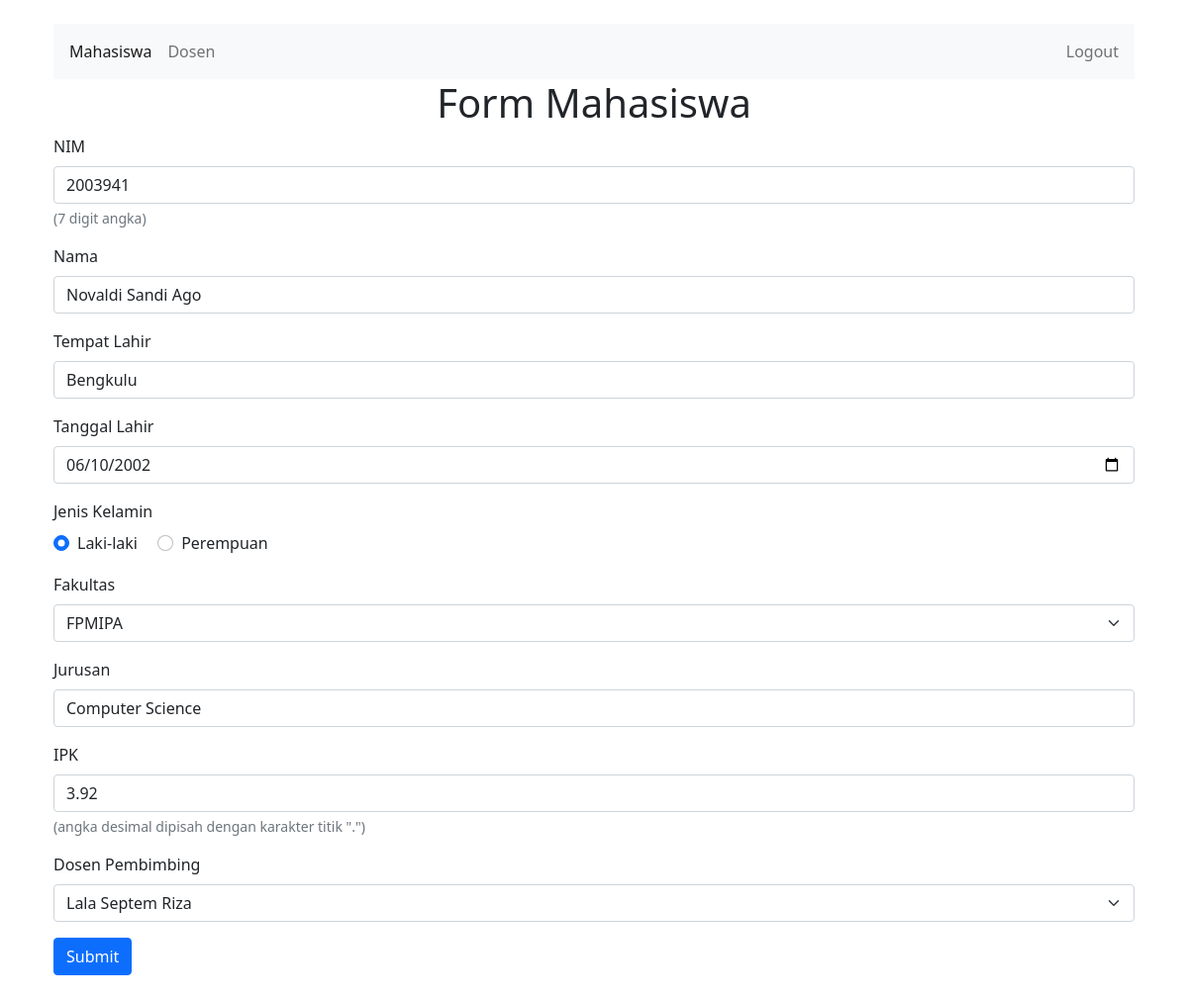
Page /createUpdateMahasiswa.php?id=1 (signed in) on the committed database.
### tables this page shows
CREATE TABLE `mahasiswa` (
  `id` int(11) NOT NULL,
  `nim` char(7) NOT NULL,
  `nama` varchar(100) NOT NULL,
  `tempat_lahir` varchar(50) NOT NULL,
  `tanggal_lahir` date NOT NULL,
  `jenis_kelamin` varchar(50) NOT NULL,
  `ipk` decimal(3,2) NOT NULL,
  `fakultas` varchar(50) NOT NULL,
  `jurusan` varchar(50) NOT NULL,
  `dosen_id` int(11) NOT NULL
);

CREATE TABLE `dosen` (
  `id` int(11) NOT NULL,
  `nim` char(7) NOT NULL,
  `nama` varchar(100) NOT NULL,
  `tempat_lahir` varchar(50) NOT NULL,
  `tanggal_lahir` date NOT NULL,
  `jenis_kelamin` varchar(50) NOT NULL,
  `fakultas` varchar(50) NOT NULL,
  `jurusan` varchar(50) NOT NULL
);

### functions.php (called while the page is built, shortened)
<?php
$conn = mysqli_connect("localhost", "root", "", "db_universitas");
function select($query)
{
    global $conn;
    $result = mysqli_query($conn, $query);
    $rows = [];
    while ($row = mysqli_fetch_assoc($result)) $rows[] = $row;
    return $rows;
}

### createUpdateMahasiswa.php (the view, shortened to what this page needs)
<?php
require 'functions.php';
if (isset($_GET["id"])) {
    $id = $_GET["id"];
    $data = select("SELECT * FROM mahasiswa WHERE id=$id")[0];
}
$dosens = select("SELECT id, nama FROM dosen");
?>
<!DOCTYPE html>
<html lang="en">
<head>
    <link href="https://cdn.jsdelivr.net/npm/bootstrap@5.1.3/dist/css/bootstrap.min.css" rel="stylesheet">
</head>
<body>
    <div class="container p-4">
        <nav class="navbar navbar-expand-lg navbar-light bg-light px-2">
            <div class="collapse navbar-collapse d-flex justify-content-between" id="navbarNav">
                <ul class="navbar-nav">
                    <li class="nav-item">
                        <a class="nav-link active" href="index.php">Mahasiswa</a>
                    </li>
                    <li class="nav-item">
                        <a class="nav-link" href="dosen.php">Dosen</a>
                    </li>
                </ul>
                <ul class="navbar-nav">
                    <li class="nav-item">
                        <a class="nav-link" href="logout.php">Logout</a>
                    </li>
                </ul>
            </div>
        </nav>
        <h1 class="text-center">Form Mahasiswa</h1>
        <form action="" method="post">
            <div class="mb-3">
                <label for="nim" class="form-label">NIM</label>
                <input type="text" class="form-control" id="nim" name="nim" value="<?= $data['nim']; ?>">
                <div id="nimHelp" class="form-text">(7 digit angka)</div>
            </div>
            <div class="mb-3">
                <label for="nama" class="form-label">Nama</label>
                <input type="text" class="form-control" id="nama" name="nama" value="<?= $data['nama']; ?>">
            </div>
            <div class="mb-3">
                <label for="tempat_lahir" class="form-label">Tempat Lahir</label>
                <input type="text" class="form-control" id="tempat_lahir" name="tempat_lahir" value="<?= $data['tempat_lahir']; ?>">
            </div>
            <div class="mb-3">
                <label for="tanggal_lahir" class="form-label">Tanggal Lahir</label>
                <input type="date" class="form-control" id="tanggal_lahir" name="tanggal_lahir" value="<?= $data['tanggal_lahir']; ?>" required>
            </div>
            <div class="mb-3">
                <label class="form-label">Jenis Kelamin</label><br>
                <div class="form-check form-check-inline">
                    <input class="form-check-input" type="radio" name="jenis_kelamin" id="laki_laki" value="Laki-laki" <?php if ($data['jenis_kelamin'] == 'Laki-laki') echo "checked"; ?>>
                    <label class="form-check-label" for="laki_laki">Laki-laki</label>
                </div>
                <div class="form-check form-check-inline">
                    <input class="form-check-input" type="radio" name="jenis_kelamin" id="perempuan" value="Perempuan" <?php if ($data['jenis_kelamin'] == 'Perempuan') echo "checked"; ?>>
                    <label class="form-check-label" for="perempuan">Perempuan</label>
                </div>
            </div>
            <div class="mb-3">
                <label for="fakultas" class="form-label">Fakultas</label>
                <select class="form-select" name="fakultas">
                    <option value="FPMIPA" <?php if ($data["fakultas"] == "FPMIPA") echo "selected"; ?>>FPMIPA</option>
                </select>
            </div>
            <div class="mb-3">
                <label for="jurusan" class="form-label">Jurusan</label>
                <input type="text" class="form-control" id="jurusan" name="jurusan" value="<?= $data['jurusan']; ?>">
            </div>
            <div class="mb-3">
                <label for="ipk" class="form-label">IPK</label>
                <input type="number" class="form-control" id="ipk" name="ipk" step="any" value="<?= $data['ipk']; ?>" required>
                <div id="ipkHelp" class="form-text">(angka desimal dipisah dengan karakter titik ".")</div>
            </div>
            <div class="mb-3">
                <label class="form-label">Dosen Pembimbing</label>
                <select class="form-select" name="dosen_id">
                    <?php foreach ($dosens as $dosen) : ?>
                        <option value="<?= $dosen["id"]; ?>" <?php if ($data["dosen_id"] == $dosen["id"]) echo "selected"; ?>><?= $dosen["nama"]; ?></option>
                    <?php endforeach; ?>
                </select>
            </div>
            <button type="submit" name="submit" class="btn btn-primary">Submit</button>
        </form>
    </div>
</body>
</html>

### rows in the picture
mahasiswa: nim "2003941", nama "Novaldi Sandi Ago", tempat_lahir "Bengkulu", tanggal_lahir "06/10/2002", jenis_kelamin "☑ Laki-laki", jenis_kelamin "☐ Perempuan", fakultas "FPMIPA", jurusan "Computer Science", ipk "3.92", dosen_id "Lala Septem Riza"
